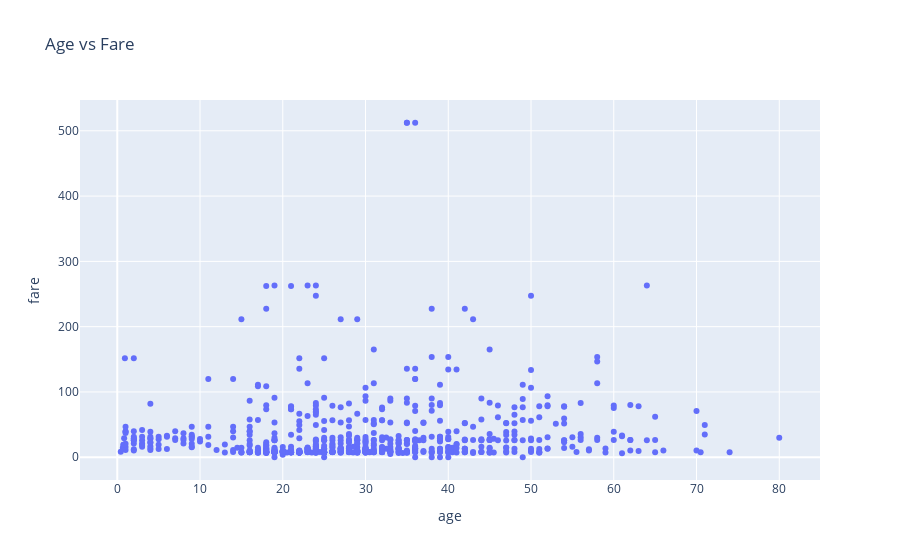

Notebook cell for this chart:
### Markdown cell above
# **Scatter plot**
>- both `x` and `y` variable should be numaric

### Code cell
# draw a scatter plot
fig = px.scatter(df, x='age', y='fare', title='Age vs Fare')
# show the scatter plot
fig.show()

### Figure 1 — Plotly figure (JSON) as saved in the notebook; plotly's stock layout.template omitted (floating-point values rounded to 4 significant figures; data arrays with more than 128 entries replaced by an {"elided": "..."} marker saying what was removed)
{"data": [{"hovertemplate": "age=%{x}<br>fare=%{y}<extra></extra>", "legendgroup": "", "marker": {"color": "#636efa", "symbol": "circle"}, "mode": "markers", "name": "", "orientation": "v", "showlegend": false, "type": "scatter", "x": {"elided": "891 float values"}, "xaxis": "x", "y": {"elided": "891 float values"}, "yaxis": "y"}], "layout": {"legend": {"tracegroupgap": 0}, "title": {"text": "Age vs Fare"}, "xaxis": {"anchor": "y", "domain": [0, 1], "title": {"text": "age"}}, "yaxis": {"anchor": "x", "domain": [0, 1], "title": {"text": "fare"}}}}
